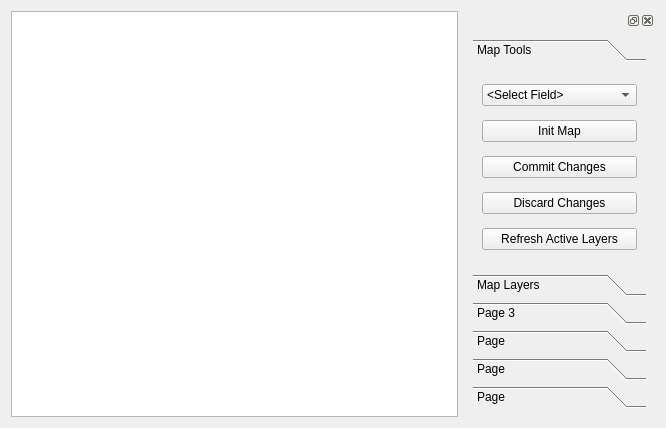
<?xml version="1.0" encoding="UTF-8"?>
<ui version="4.0">
 <class>map_viewer_form</class>
 <widget class="QWidget" name="map_viewer_form">
  <property name="geometry">
   <rect>
    <x>0</x>
    <y>0</y>
    <width>666</width>
    <height>424</height>
   </rect>
  </property>
  <property name="sizePolicy">
   <sizepolicy hsizetype="Minimum" vsizetype="Minimum">
    <horstretch>0</horstretch>
    <verstretch>0</verstretch>
   </sizepolicy>
  </property>
  <property name="windowTitle">
   <string>Form</string>
  </property>
  <layout class="QHBoxLayout" name="horizontalLayout">
   <item>
    <widget class="QGraphicsViewScrollScale" name="fieldDisplay">
     <property name="sizePolicy">
      <sizepolicy hsizetype="Expanding" vsizetype="Expanding">
       <horstretch>0</horstretch>
       <verstretch>0</verstretch>
      </sizepolicy>
     </property>
     <property name="cursor" stdset="0">
      <cursorShape>CrossCursor</cursorShape>
     </property>
     <property name="frameShadow">
      <enum>QFrame::Raised</enum>
     </property>
     <property name="sizeAdjustPolicy">
      <enum>QAbstractScrollArea::AdjustToContents</enum>
     </property>
     <property name="renderHints">
      <set>QPainter::Antialiasing</set>
     </property>
     <property name="dragMode">
      <enum>QGraphicsView::ScrollHandDrag</enum>
     </property>
    </widget>
   </item>
   <item>
    <widget class="QDockWidget" name="dockWidget">
     <property name="minimumSize">
      <size>
       <width>191</width>
       <height>406</height>
      </size>
     </property>
     <property name="maximumSize">
      <size>
       <width>191</width>
       <height>524287</height>
      </size>
     </property>
     <property name="features">
      <set>QDockWidget::AllDockWidgetFeatures</set>
     </property>
     <property name="allowedAreas">
      <set>Qt::BottomDockWidgetArea|Qt::LeftDockWidgetArea|Qt::RightDockWidgetArea</set>
     </property>
     <widget class="QWidget" name="dockWidgetContents_2">
      <layout class="QVBoxLayout" name="verticalLayout">
       <item>
        <widget class="QToolBox" name="toolBox">
         <property name="minimumSize">
          <size>
           <width>173</width>
           <height>369</height>
          </size>
         </property>
         <property name="toolTip">
          <string>&lt;html&gt;&lt;head/&gt;&lt;body&gt;&lt;p&gt;Click through the different pages of tools&lt;/p&gt;&lt;/body&gt;&lt;/html&gt;</string>
         </property>
         <property name="currentIndex">
          <number>0</number>
         </property>
         <widget class="QWidget" name="mapTools">
          <property name="geometry">
           <rect>
            <x>0</x>
            <y>0</y>
            <width>173</width>
            <height>183</height>
           </rect>
          </property>
          <attribute name="label">
           <string>Map Tools</string>
          </attribute>
          <layout class="QVBoxLayout" name="verticalLayout_3">
           <item>
            <widget class="QComboBox" name="fieldSelector">
             <property name="sizePolicy">
              <sizepolicy hsizetype="Minimum" vsizetype="Fixed">
               <horstretch>0</horstretch>
               <verstretch>0</verstretch>
              </sizepolicy>
             </property>
             <item>
              <property name="text">
               <string>&lt;Select Field&gt;</string>
              </property>
             </item>
             <item>
              <property name="text">
               <string>Institute Park</string>
              </property>
             </item>
             <item>
              <property name="text">
               <string>MRB-Library Field</string>
              </property>
             </item>
             <item>
              <property name="text">
               <string>WPI Practice</string>
              </property>
             </item>
            </widget>
           </item>
           <item>
            <widget class="QPushButton" name="initMapButton">
             <property name="sizePolicy">
              <sizepolicy hsizetype="Minimum" vsizetype="Fixed">
               <horstretch>0</horstretch>
               <verstretch>0</verstretch>
              </sizepolicy>
             </property>
             <property name="text">
              <string>Init Map</string>
             </property>
             <property name="checkable">
              <bool>false</bool>
             </property>
            </widget>
           </item>
           <item>
            <widget class="QPushButton" name="commit_changes_button">
             <property name="sizePolicy">
              <sizepolicy hsizetype="Minimum" vsizetype="Fixed">
               <horstretch>0</horstretch>
               <verstretch>0</verstretch>
              </sizepolicy>
             </property>
             <property name="text">
              <string>Commit Changes</string>
             </property>
            </widget>
           </item>
           <item>
            <widget class="QPushButton" name="discard_changes_button">
             <property name="sizePolicy">
              <sizepolicy hsizetype="Minimum" vsizetype="Fixed">
               <horstretch>0</horstretch>
               <verstretch>0</verstretch>
              </sizepolicy>
             </property>
             <property name="text">
              <string>Discard Changes</string>
             </property>
            </widget>
           </item>
           <item>
            <widget class="QPushButton" name="refresh_layers_button">
             <property name="text">
              <string>Refresh Active Layers</string>
             </property>
             <property name="checkable">
              <bool>false</bool>
             </property>
            </widget>
           </item>
          </layout>
         </widget>
         <widget class="QWidget" name="mapLayers">
          <property name="geometry">
           <rect>
            <x>0</x>
            <y>0</y>
            <width>173</width>
            <height>183</height>
           </rect>
          </property>
          <attribute name="label">
           <string>Map Layers</string>
          </attribute>
          <layout class="QVBoxLayout" name="verticalLayout_2">
           <item>
            <widget class="QPushButton" name="keyframeMapLayerButton">
             <property name="toolTip">
              <string>&lt;html&gt;&lt;head/&gt;&lt;body&gt;&lt;p&gt;Click to toggle this layer&lt;/p&gt;&lt;/body&gt;&lt;/html&gt;</string>
             </property>
             <property name="whatsThis">
              <string>&lt;html&gt;&lt;head/&gt;&lt;body&gt;&lt;p&gt;Click to toggle this layer&lt;/p&gt;&lt;/body&gt;&lt;/html&gt;</string>
             </property>
             <property name="text">
              <string>SLAM</string>
             </property>
             <property name="checkable">
              <bool>true</bool>
             </property>
            </widget>
           </item>
           <item>
            <widget class="QPushButton" name="satDriveMapLayerButton">
             <property name="toolTip">
              <string>&lt;html&gt;&lt;head/&gt;&lt;body&gt;&lt;p&gt;Click to toggle this layer&lt;/p&gt;&lt;/body&gt;&lt;/html&gt;</string>
             </property>
             <property name="text">
              <string>Satellite Driveability</string>
             </property>
             <property name="checkable">
              <bool>true</bool>
             </property>
            </widget>
           </item>
           <item>
            <widget class="QPushButton" name="roiMapLayerButton">
             <property name="toolTip">
              <string>&lt;html&gt;&lt;head/&gt;&lt;body&gt;&lt;p&gt;Click to toggle this layer&lt;/p&gt;&lt;/body&gt;&lt;/html&gt;</string>
             </property>
             <property name="text">
              <string>ROIs</string>
             </property>
             <property name="checkable">
              <bool>true</bool>
             </property>
            </widget>
           </item>
           <item>
            <widget class="QPushButton" name="pathLayerButton">
             <property name="toolTip">
              <string>&lt;html&gt;&lt;head/&gt;&lt;body&gt;&lt;p&gt;Click to toggle this layer&lt;/p&gt;&lt;/body&gt;&lt;/html&gt;</string>
             </property>
             <property name="text">
              <string>Paths</string>
             </property>
             <property name="checkable">
              <bool>true</bool>
             </property>
            </widget>
           </item>
           <item>
            <widget class="QPushButton" name="gridMapLayerButton">
             <property name="toolTip">
              <string>&lt;html&gt;&lt;head/&gt;&lt;body&gt;&lt;p&gt;Click to toggle this layer&lt;/p&gt;&lt;/body&gt;&lt;/html&gt;</string>
             </property>
             <property name="whatsThis">
              <string>&lt;html&gt;&lt;head/&gt;&lt;body&gt;&lt;p&gt;Click to toggle this layer&lt;/p&gt;&lt;/body&gt;&lt;/html&gt;</string>
             </property>
             <property name="text">
              <string>Grid</string>
             </property>
             <property name="checkable">
              <bool>true</bool>
             </property>
            </widget>
           </item>
          </layout>
         </widget>
         <widget class="QWidget" name="page_9">
          <property name="geometry">
           <rect>
            <x>0</x>
            <y>0</y>
            <width>176</width>
            <height>169</height>
           </rect>
          </property>
          <attribute name="label">
           <string>Page 3</string>
          </attribute>
          <layout class="QVBoxLayout" name="verticalLayout_4">
           <item>
            <widget class="QPushButton" name="center_on_cataglyphis">
             <property name="text">
              <string>Center on Cataglyphis</string>
             </property>
             <property name="checkable">
              <bool>true</bool>
             </property>
            </widget>
           </item>
           <item>
            <layout class="QHBoxLayout" name="horizontalLayout_2">
             <item>
              <widget class="QSpinBox" name="path_length">
               <property name="maximumSize">
                <size>
                 <width>61</width>
                 <height>26</height>
                </size>
               </property>
               <property name="correctionMode">
                <enum>QAbstractSpinBox::CorrectToNearestValue</enum>
               </property>
               <property name="minimum">
                <number>1</number>
               </property>
               <property name="maximum">
                <number>99999</number>
               </property>
               <property name="value">
                <number>50</number>
               </property>
              </widget>
             </item>
             <item>
              <widget class="QLabel" name="label">
               <property name="maximumSize">
                <size>
                 <width>83</width>
                 <height>17</height>
                </size>
               </property>
               <property name="text">
                <string>Path Length</string>
               </property>
              </widget>
             </item>
            </layout>
           </item>
           <item>
            <layout class="QHBoxLayout" name="horizontalLayout_3">
             <item>
              <widget class="QDoubleSpinBox" name="doubleSpinBox">
               <property name="decimals">
                <number>1</number>
               </property>
               <property name="singleStep">
                <double>0.100000000000000</double>
               </property>
               <property name="value">
                <double>0.500000000000000</double>
               </property>
              </widget>
             </item>
             <item>
              <widget class="QLabel" name="label_2">
               <property name="text">
                <string>Path
Step Size</string>
               </property>
              </widget>
             </item>
            </layout>
           </item>
           <item>
            <widget class="QPushButton" name="pushButton_19">
             <property name="text">
              <string>PushButton</string>
             </property>
            </widget>
           </item>
          </layout>
         </widget>
         <widget class="QWidget" name="page_10">
          <property name="geometry">
           <rect>
            <x>0</x>
            <y>0</y>
            <width>173</width>
            <height>183</height>
           </rect>
          </property>
          <attribute name="label">
           <string>Page</string>
          </attribute>
          <layout class="QVBoxLayout" name="verticalLayout_8">
           <item>
            <widget class="QPushButton" name="pushButton_24">
             <property name="text">
              <string>PushButton</string>
             </property>
            </widget>
           </item>
           <item>
            <widget class="QPushButton" name="pushButton_23">
             <property name="text">
              <string>PushButton</string>
             </property>
            </widget>
           </item>
           <item>
            <widget class="QPushButton" name="pushButton_22">
             <property name="text">
              <string>PushButton</string>
             </property>
            </widget>
           </item>
           <item>
            <widget class="QPushButton" name="pushButton_21">
             <property name="text">
              <string>PushButton</string>
             </property>
            </widget>
           </item>
          </layout>
         </widget>
         <widget class="QWidget" name="page_11">
          <property name="geometry">
           <rect>
            <x>0</x>
            <y>0</y>
            <width>173</width>
            <height>183</height>
           </rect>
          </property>
          <attribute name="label">
           <string>Page</string>
          </attribute>
          <layout class="QVBoxLayout" name="verticalLayout_9">
           <item>
            <widget class="QPushButton" name="pushButton_28">
             <property name="text">
              <string>PushButton</string>
             </property>
            </widget>
           </item>
           <item>
            <widget class="QPushButton" name="pushButton_27">
             <property name="text">
              <string>PushButton</string>
             </property>
            </widget>
           </item>
           <item>
            <widget class="QPushButton" name="pushButton_26">
             <property name="text">
              <string>PushButton</string>
             </property>
            </widget>
           </item>
           <item>
            <widget class="QPushButton" name="pushButton_25">
             <property name="text">
              <string>PushButton</string>
             </property>
            </widget>
           </item>
          </layout>
         </widget>
         <widget class="QWidget" name="page_12">
          <property name="geometry">
           <rect>
            <x>0</x>
            <y>0</y>
            <width>173</width>
            <height>183</height>
           </rect>
          </property>
          <attribute name="label">
           <string>Page</string>
          </attribute>
          <layout class="QVBoxLayout" name="verticalLayout_10">
           <item>
            <widget class="QPushButton" name="pushButton_29">
             <property name="text">
              <string>PushButton</string>
             </property>
            </widget>
           </item>
           <item>
            <widget class="QPushButton" name="pushButton_30">
             <property name="text">
              <string>PushButton</string>
             </property>
            </widget>
           </item>
           <item>
            <widget class="QPushButton" name="pushButton_32">
             <property name="text">
              <string>PushButton</string>
             </property>
            </widget>
           </item>
           <item>
            <widget class="QPushButton" name="pushButton_31">
             <property name="text">
              <string>PushButton</string>
             </property>
            </widget>
           </item>
          </layout>
         </widget>
        </widget>
       </item>
      </layout>
     </widget>
    </widget>
   </item>
  </layout>
 </widget>
 <customwidgets>
  <customwidget>
   <class>QGraphicsViewScrollScale</class>
   <extends>QGraphicsView</extends>
   <header>qgraphicsviewscrollscale.h</header>
  </customwidget>
 </customwidgets>
 <resources/>
 <connections/>
</ui>
